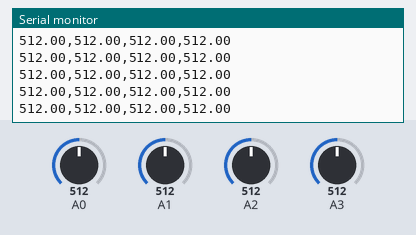
The sketch below on a simulated Arduino Uno, built with avr-gcc and run on an emulated ATmega328P. On the bench: the last lines printed to the serial monitor. The test bench sets the inputs (shaded band); at power-on: A0 = 512, A1 = 512, A2 = 512, A3 = 512.

Above: at 1.2 s.
1.3 s: A0 set to 716
At 2.3 s:
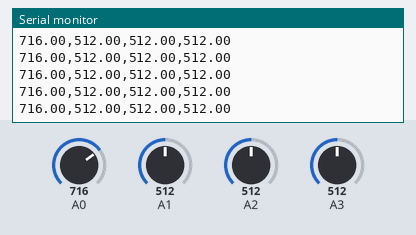
4.3 s: A1 set to 716
At 5.0 s:
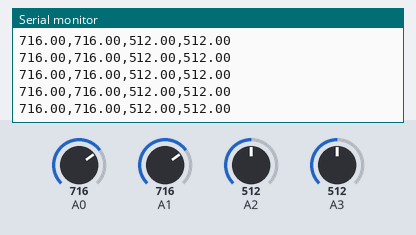
7.3 s: A2 set to 716
At 8.3 s:
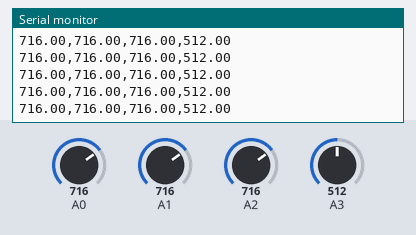
8.8 s: A3 set to 716
At 9.9 s:
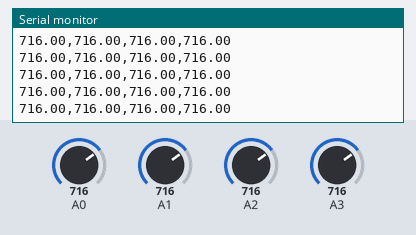
11.8 s: A0 set to 992
At 12.9 s:
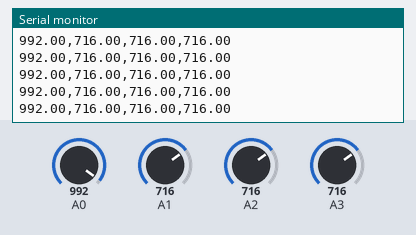
13.3 s: A1 set to 992
At 13.9 s:
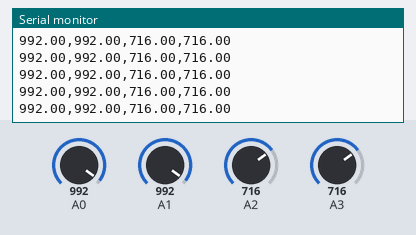
Timing chart, 0 to 15.8 s (numbered marks = the images above; inputs shaded):
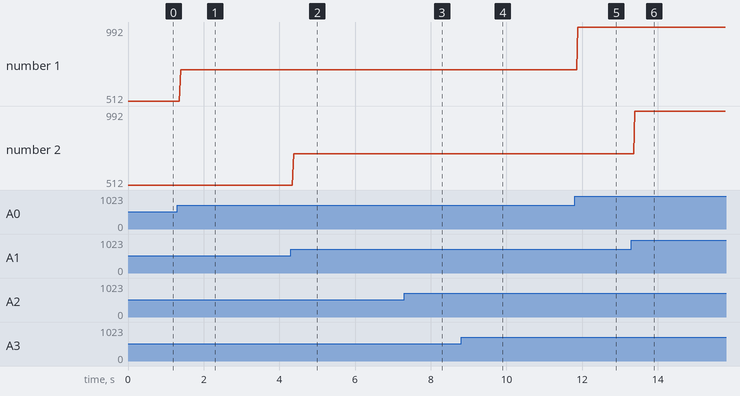

Measured:
- after the input at 1.3 s, the serial monitor: prints a new line after 0.09 s (image 1)
- after the input at 4.3 s, the serial monitor: prints a new line after 0.07 s (image 2)
- after the input at 7.3 s, the serial monitor: prints a new line after 0.09 s (image 3)
- after the input at 8.8 s, the serial monitor: prints a new line after 0.07 s (image 4)
- after the input at 11.8 s, the serial monitor: prints a new line after 0.08 s (image 5)
- after the input at 13.3 s, the serial monitor: prints a new line after 0.09 s (image 6)
- plotted number 1: 512 → 716 after the input at 1.3 s, 716 → 992 after the input at 11.8 s

The sketch:

prj_25_ph_56_rnd_70_grp_6_owner_888_b5f7b6.ino
```cpp
////////////////////// HYSTERIC JUMPER CODE /////////////////////////


/*

Code commenté pour "Hysteric Jumper", par Samuel Lefebvre, Camille Campo, Lengliang Li et Yacine El Makhzoumi.
Nantes, EDNA, workshop joypad, 8 mars 2019.

*/

float valeur1, valeur2, valeur3, valeur4;          // On initialise les 4 valeurs pour chacun des 4 capteurs de pressions du jeu.
float compteur = 0;

void setup() {
  Serial.begin(9600);
}

void loop() {                                      // On lit ces valeurs en boucle.
  valeur1 = analogRead(0);
  valeur2 = analogRead(1);
  valeur3 = analogRead(2);
  valeur4 = analogRead(3);


  Serial.print(valeur1);                           // On affiche ces valeurs.
  Serial.print(",");
  Serial.print(valeur2);
  Serial.print(",");
  Serial.print(valeur3);
  Serial.print(",");
  Serial.print(valeur4);
  Serial.println();


}
```
